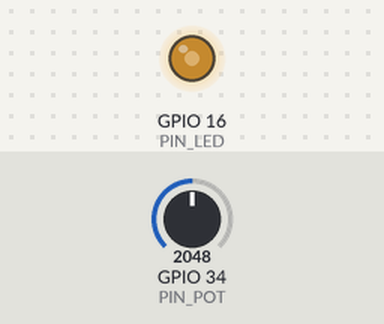
The sketch below on a simulated ESP32. Parts: output pins drawn as LEDs (lit = HIGH). Inputs (shaded band) come from the test bench; at power-on: GPIO 34 (PIN_POT) = 2048.

Above: at 1.2 s.
1.3 s: GPIO 34 (PIN_POT) set to 2866
At 2.5 s:
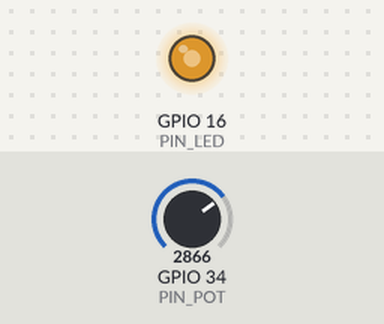
2.8 s: GPIO 34 (PIN_POT) set to 3603
At 4.0 s:
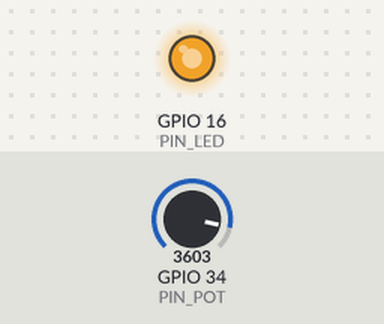
4.3 s: GPIO 34 (PIN_POT) set to 491
At 4.8 s:
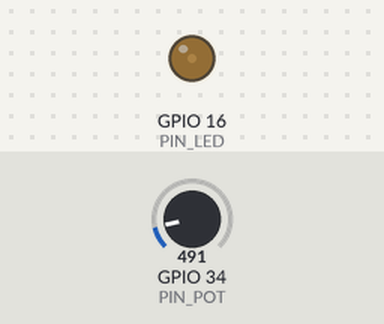
5.8 s: GPIO 34 (PIN_POT) set to 0
At 6.4 s:
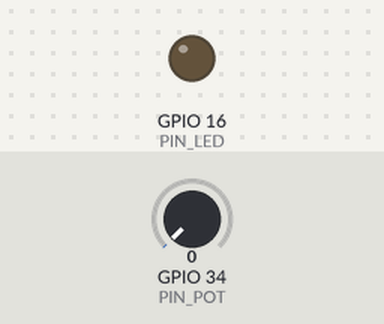
7.3 s: GPIO 34 (PIN_POT) set to 2047
At 8.3 s:
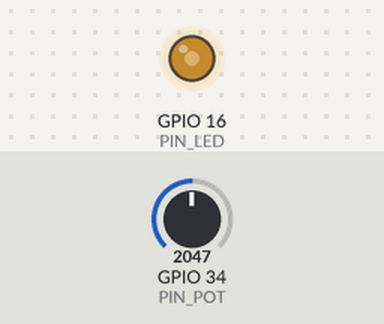
Timing chart, 0 to 9.8 s (numbered marks = the images above; inputs shaded):
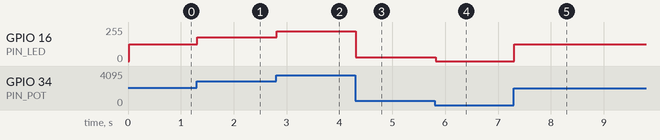

The sketch:

potLEDPWM.ino.ino
```cpp
/*
* blinkNoDelayLib.ino
*
* Este programa hace que el led conectado al pin 16 del
* microcontrolador ESP32 DEVKIT DOIT de 30 pines, encienda
* con una intensidad controlada por un canal PWM. El ciclo
* de trabajo del canal PWM estara controlado por un
* potenciometro
*
* Cuando la perilla del potenciómetro esté en su posición
* media, el ciclo de trabajo será del 50%.
*
* Al girar la perilla en la dirección antihoraria, el ciclo
* de trabajo disminuirá hasta que al girar completamente
* la perilla en la dirección antihoraria, el ciclo de
* trabajo valdra cero, con lo que el LED disminuira su
* brillantes hasta quedar apagado.
*
* Al girar la perilla en la dirección horaria, el ciclo
* de trabajo aumentará hasta que, al girar completamente
* la perilla en la dirección horaria, el ciclo de trabajo
* valdra 100%, con lo que el LED aumentara su brillantes
* hasta quedar encendida.
*
* No usa la funcion delay(). En lugar de ello utiliza la
* biblioteca NoDelay. Esto permite que otro codigo ejecute al
* mismo tiempo que se encuentra en el periodo de espera.
*
* La liga para descargar esta biblioteca es:
*
* https://github.com/M-tech-Creations/NoDelay
*/
#include <NoDelay.h>
// Pin a la que esta conectado el LED, GPIO16
const unsigned int PIN_LED = 16;
// Pin a la que esta conectado el potenciometro, GPIO34
const unsigned int PIN_POT = 34;
// Numero de valores de salida del ADC. 2**12 = 4096
const unsigned ADC_VALORES = 4096;
// PAUSA en ms que dura encendido el LED en una
// determinada intensidad
const long PAUSA = 20;
// Parametros de la señal PWM
const int FRECUENCIA = 5000;
const int CANAL_PWM = 0;
const int RESOLUCION = 8;
// Valor minimo del ciclo de trabajo
const unsigned int MIN_CICLO_TRABAJO = 0;
// Valor maximo del ciclo de trabajo. 2**RESOLUCION - 1
const unsigned int MAX_CICLO_TRABAJO = 255;
// Valor inicial del Ciclo de trabajo de la forma de onda PWM
unsigned int cicloTrabajo = 0;
// Crea una instancia de la clase noDelay
// que determina si han transcurrido PAUSA ms
noDelay pausa(PAUSA);
void setup() {
// Configura los parametros de la señal PWM
ledcSetup(CANAL_PWM, FRECUENCIA, RESOLUCION);
// Establece el canal PWM al pin PIN_LED (GPIO16).
ledcAttachPin(PIN_LED, CANAL_PWM);
}
void loop() {
// Verifica si ha transcuurido el tiempo dado por PAUSA
if (pausa.update()) {
// Lee y digitaliza el valor del voltaje en el potenciometro
int muestra = analogRead(PIN_POT);
// Convierte a un valor para el ciclo de trabajo
cicloTrabajo = map(muestra, 0, ADC_VALORES - 1, 0,
MAX_CICLO_TRABAJO);
// Cambia la brillantes del LED, cambiando el ciclo
// de trabajo del canal PWM
ledcWrite(CANAL_PWM, cicloTrabajo);
}
}
```

Measured:
- after the input at 1.3 s, GPIO 16 (PIN_LED): 127/255 → 177/255 at once
- after the input at 2.8 s, GPIO 16 (PIN_LED): 177/255 → 223/255 at once
- after the input at 4.3 s, GPIO 16 (PIN_LED): 223/255 → 30/255 at once
- after the input at 5.8 s, GPIO 16 (PIN_LED): 30/255 → 0/255 at once
- after the input at 7.3 s, GPIO 16 (PIN_LED): 0/255 → 127/255 at once
